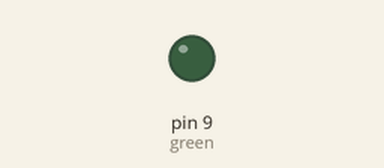
This sketch was run on a simulated Arduino Uno, built with avr-gcc and run on an emulated ATmega328P. Shown: output pins drawn as LEDs (lit = HIGH).

Above: at 0.05 s.
At 1.35 s:
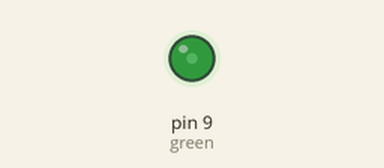
At 2.65 s:
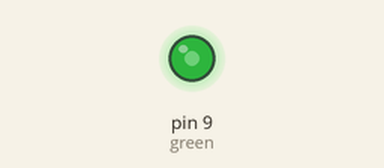
At 5.2 s:
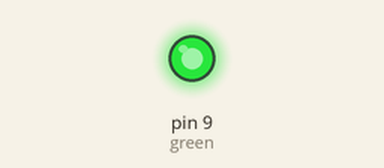
Timing chart, 0 to 6.7 s (numbered marks = the images above):
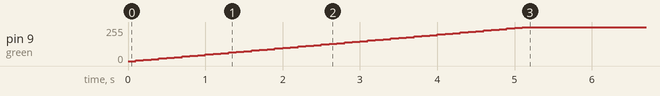

Measured:
- by itself, pin 9 (green): moves from 0/255 to 255/255 over 5.0 s

The sketch:

RGB_Fade.ino
```cpp
int red = 3;
int green = 9;
int blue = 6;
int brightness = 0;

void setup(){
}

void loop() {
analogWrite(green, brightness);
brightness = brightness + 5;
delay(100);
}
```

RGB_Fade.c
```cpp
int red = 3;
int green = 9;
int blue = 6;
int brightness = 0;

void setup(){
}

void loop() {
analogWrite(green, brightness);
brightness = brightness + 5;
delay(100);
}
```
